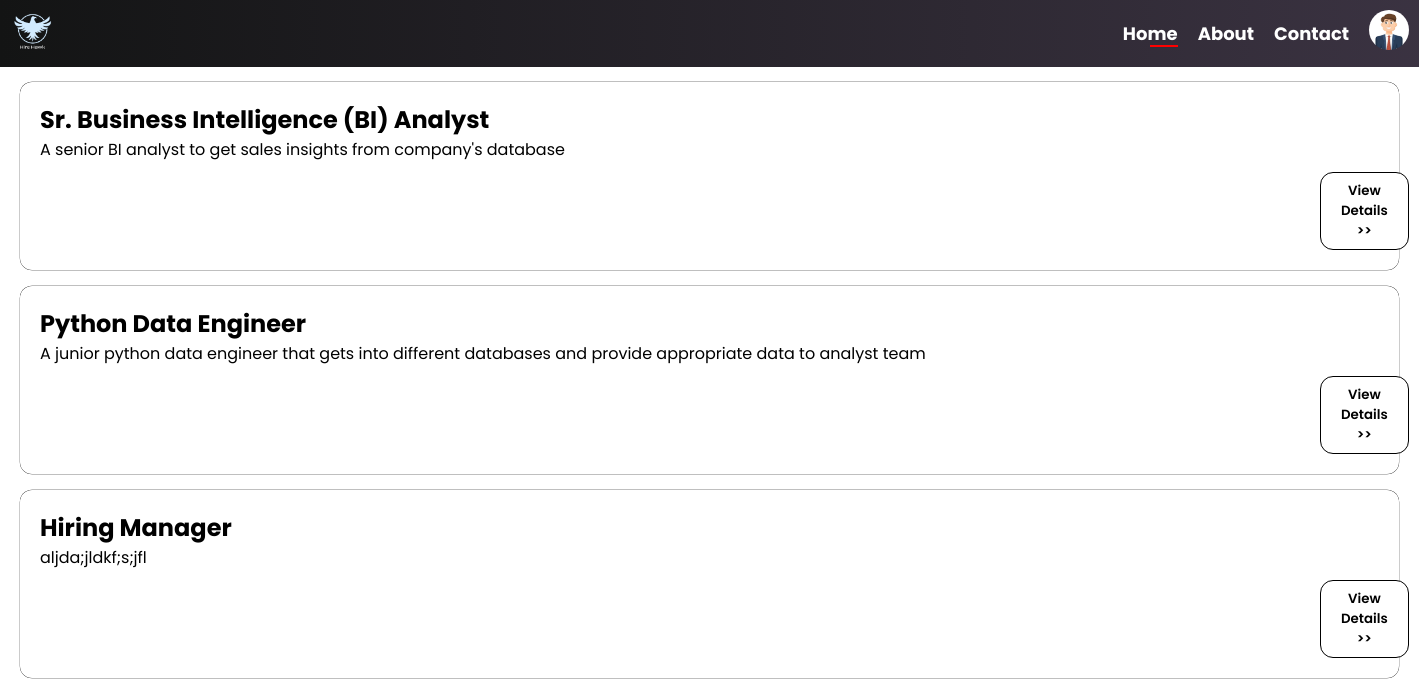
Page /appli/ (signed in) on the earlier database version.
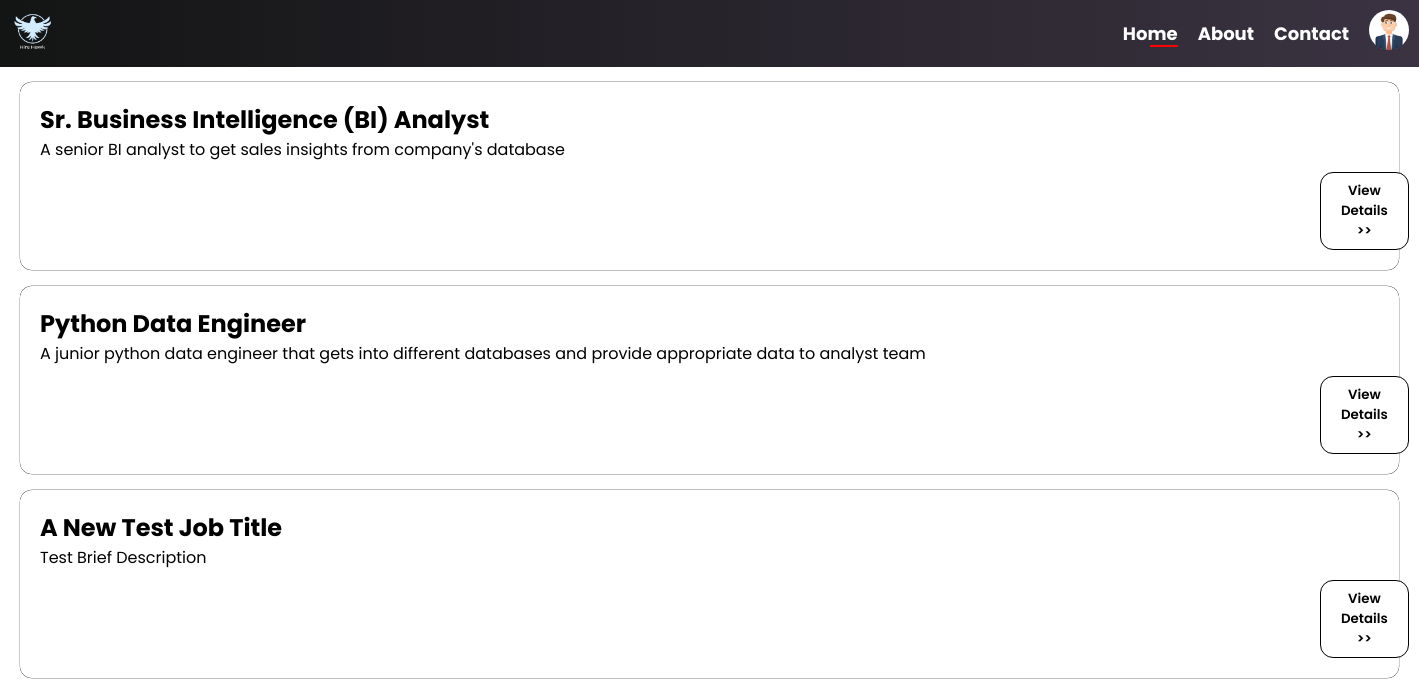
Same page on the later database version.
### resume_manager/models.py (models this page shows, shortened)
class Job_description(models.Model):
    title = models.CharField(max_length = 255)
    brief_stat = models.CharField(max_length = 255 ,null = True)
    responsibility = models.TextField()
    requirement = models.TextField()
    salary = models.CharField(max_length = 100)
    created_at = models.DateTimeField(auto_now_add= True , null = True)

### resume_manager/views.py (the view)
# urls.py: path("appli/",views.applicant_view,name='appview'),
def applicant_view(request):
    if request.user.is_authenticated:
        jobs = Job_description.objects.all()
        return render(request,'Applicant Updated/AppliDashboard.html',{'jobs': jobs})
    else:
        return redirect('login')

### resume_manager/emailbackend.py (called while the page is built)
    def get_user(self, user_id):
        UserModel = get_user_model()
        try:
            return UserModel.objects.get(pk=user_id)
        except UserModel.DoesNotExist:
            return None

### templates/Applicant Updated/AppliDashboard.html (shortened to what this page needs)
<!DOCTYPE html>
{% load static %}
<html lang="en">
<head>
</head>
<body>
  <nav>
    <div class="logo">
      <img src="{% static "image/HireHawkLogo.png"%}" alt="Logo">
    </div>
    <ul>
      <li><a href="{% url 'appview' %}" class="thispage">Home</a></li>
      <li><a href="{% url 'about' %}">About</a></li>
      <li><a href="{% url 'Acontactus' %}">Contact</a></li>
      <li class="nav-item profile" id="profileImage" onclick="showPopup()">
        <img src="{% static "image/profile-image.jpg" %}" alt="Profile Avatar">
      </li>
    </ul>
  </nav>
  <div class="content">
  </div>
{% for job in jobs %}
  <div class="content" >
    <div class="text-content">
      <h2>{{job.title}}</h2>
      <p>
        {{job.brief_stat}}
      </p>
    </div>
    <form method="post" action={% url 'job_desc' %}>
     <button id="fileInputButton" onclick="redirectToAboutJob()" type = "submit">
      View Details >>
     </button>
  </div>
{% endfor %}
</body>
</html>

Differences in the rows shown:
removed Job_description: title "Hiring Manager", brief_stat "aljda;jldkf;s;jfl"
added Job_description: title "A New Test Job Title", brief_stat "Test Brief Description"
